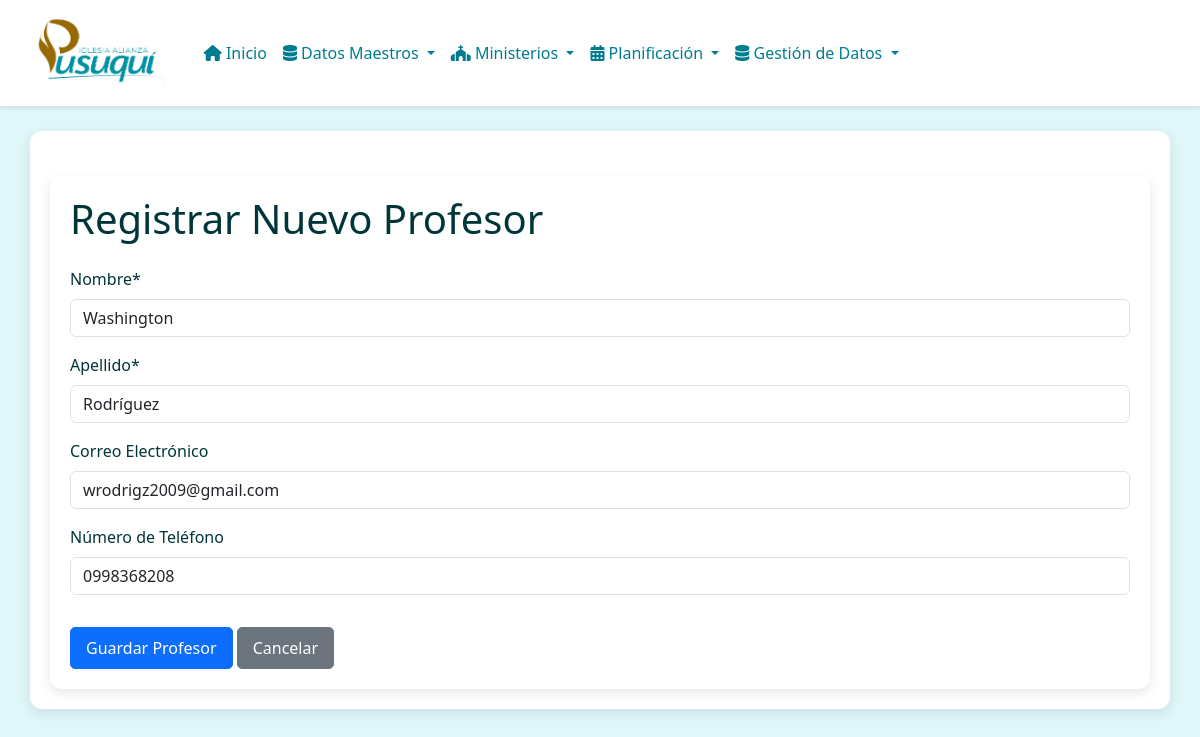
Page /academia/teachers/1/edit/ on the committed database.
### academia/models.py (models this page shows, shortened)
class Teacher(models.Model):
    name = models.CharField(_("name"), max_length=128)
    surname = models.CharField(_("surname"), max_length=128)
    email = models.EmailField(_("email"), max_length=254, unique=True, null=True, blank=True)
    phone_number = models.CharField(_("phone number"), max_length=20, null=True, blank=True)
    class Meta:
        verbose_name = _("teacher")
        verbose_name_plural = _("teachers")
        ordering = ['surname', 'name']

### academia/views.py (the view)
# urls.py: path('teachers/<int:pk>/edit/', views.TeacherUpdateView.as_view(), name='teacher-update'),
class TeacherUpdateView(UpdateView):
    model = Teacher
    form_class = TeacherForm
    template_name = 'academia/teacher_form.html'
    success_url = reverse_lazy('academia:teacher-list') # Redirige a la lista después de actualizar
    def get_context_data(self, **kwargs):
        context = super().get_context_data(**kwargs)
        context['active_page'] = 'teachers'
        context['page_title'] = f"Actualizar Profesor: {self.object.name} {self.object.surname}"
        context['form_title'] = 'Formulario de Actualización de Profesor'
        context['submit_button_text'] = 'Actualizar Profesor'
        return context

### academia/forms.py
class TeacherForm(forms.ModelForm):
    class Meta:
        model = Teacher
        fields = ['name', 'surname', 'email', 'phone_number']
        widgets = {
            'name': forms.TextInput(attrs={'class': 'form-control'}),
            'surname': forms.TextInput(attrs={'class': 'form-control'}),
            'email': forms.EmailInput(attrs={'class': 'form-control'}),
            'phone_number': forms.TextInput(attrs={'class': 'form-control'}),
        }
        labels = {
            'name': 'Nombre',
            'surname': 'Apellido',
            'email': 'Correo Electrónico',
            'phone_number': 'Número de Teléfono',
        }

### academia/templates/academia/teacher_form.html (shortened to what this page needs)
{% extends "base.html" %}
{% load i18n %}
{% load crispy_forms_tags %}
{% block body %}
<div class="container mt-4">
    <div class="d-flex justify-content-between align-items-center mb-3">
        <h1>{% trans "Registrar Nuevo Profesor" %}</h1>
    </div>
    <form method="post">
        {{ form|crispy }}
        <button type="submit" class="btn btn-primary mt-3">{% trans "Guardar Profesor" %}</button>
        <a href="{% url 'academia:teacher-list' %}" class="btn btn-secondary mt-3">{% trans "Cancelar" %}</a>
    </form>
</div>
{% endblock %}

### static/css/style.css (style rules this page uses)
body { background-color: #e0f7fa; color: #00363a; }
.container { background-color: #ffffff; border-radius: 12px; padding: 20px; box-shadow: 0 4px 12px rgba(0, 0, 0, 0.1); }

### templates/base.html (style rules this page uses)
:root { --primary-color: #72cdd1; --secondary-color: #65a7d3; --accent-color: #d9d9d9; --light-bg: #f8f9fa; --border-radius: 8px; }
body { background-color: var(--light-bg); font-family: 'Segoe UI', Tahoma, Geneva, Verdana, sans-serif; }
.btn { border-radius: 5px; padding: 8px 15px; transition: all 0.3s ease; }

### rows in the picture
Teacher: name "Washington", surname "Rodríguez", email "wrodrigz2009@gmail.com", phone_number "0998368208"
